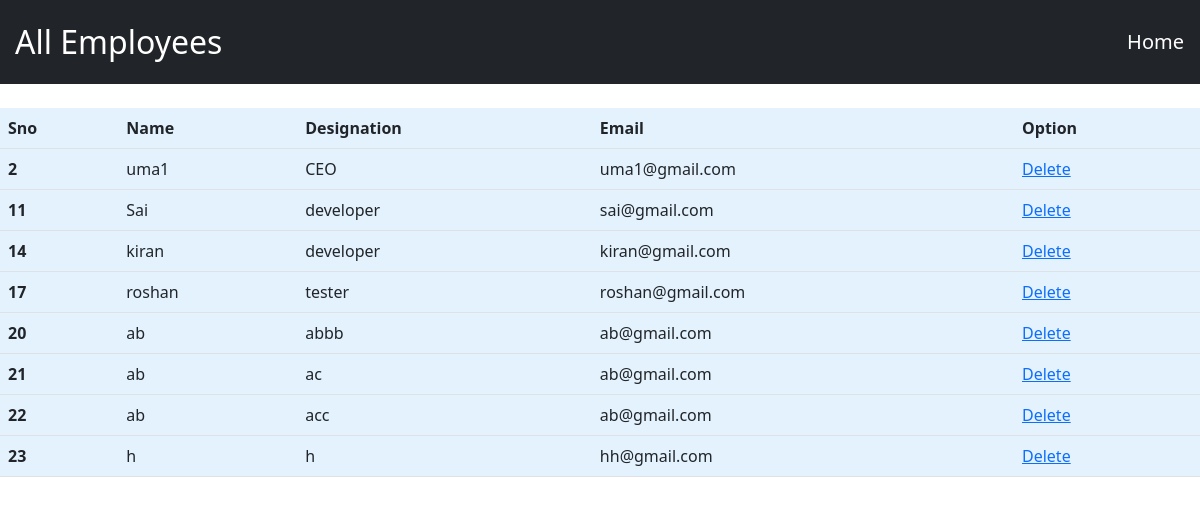
The app's page /viewallemp with its own data.
### login/models.py (models this page shows, shortened)
class Employee(models.Model):
    empName = models.CharField(max_length=30)
    designation = models.CharField(max_length=30,null="true")
    email = models.CharField(max_length=30)
    password = models.CharField(max_length=30)

### login/views.py (the view)
# urls.py: path('viewallemp', views.viewallemp, name='viewallemp'),
def viewallemp(request):
       emps=Employee.objects.all()
       context ={
           'emps': emps
       }
       return render(request,'viewallemp.html',context)

### login/templates/viewallemp.html (shortened to what this page needs)
<!DOCTYPE html>
<html lang="en">
<head>
    <link href="https://cdn.jsdelivr.net/npm/bootstrap@5.2.3/dist/css/bootstrap.min.css" rel="stylesheet">
</head>
<body>
<nav class="navbar navbar-dark bg-dark">
    <h2 style="color:white; margin:15px">All Employees </h2>
 <a class="navbar-brand" href='/'>Home</a>
</nav>
<br>
<table class="table" style="background-color: #e3f2fd;">
  <thead>
    <tr>
      <th scope="col">Sno</th>
      <th scope="col">Name</th>
      <th scope="col">Designation</th>
      <th scope="col">Email</th>
       <th scope="col">Option</th>
    </tr>
  </thead>
    {% for emp in emps %}
  <tbody>
    <tr>
      <th scope="row">{{emp.id}}</th>
      <td>{{emp.empName}}</td>
      <td>{{emp.designation}}</td>
      <td>{{emp.email}}</td>
      <td><a href ="/delete/{{ emp.id }}">Delete</a></td>
    </tr>
  </tbody>
  {% endfor %}
</table>
</body>
</html>

### records on screen
Employee: id "2", empName "uma1", designation "CEO", email "uma1@gmail.com"
Employee: id "11", empName "Sai", designation "developer", email "sai@gmail.com"
Employee: id "14", empName "kiran", designation "developer", email "kiran@gmail.com"
Employee: id "17", empName "roshan", designation "tester", email "roshan@gmail.com"
Employee: id "20", empName "ab", designation "abbb", email "ab@gmail.com"
Employee: id "21", empName "ab", designation "ac", email "ab@gmail.com"
Employee: id "22", empName "ab", designation "acc", email "ab@gmail.com"
Employee: id "23", empName "h", designation "h", email "hh@gmail.com"
